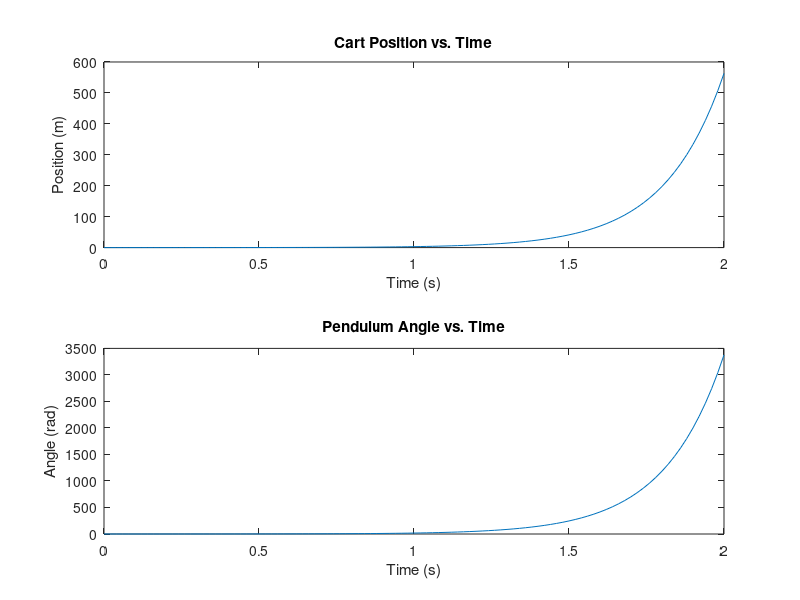
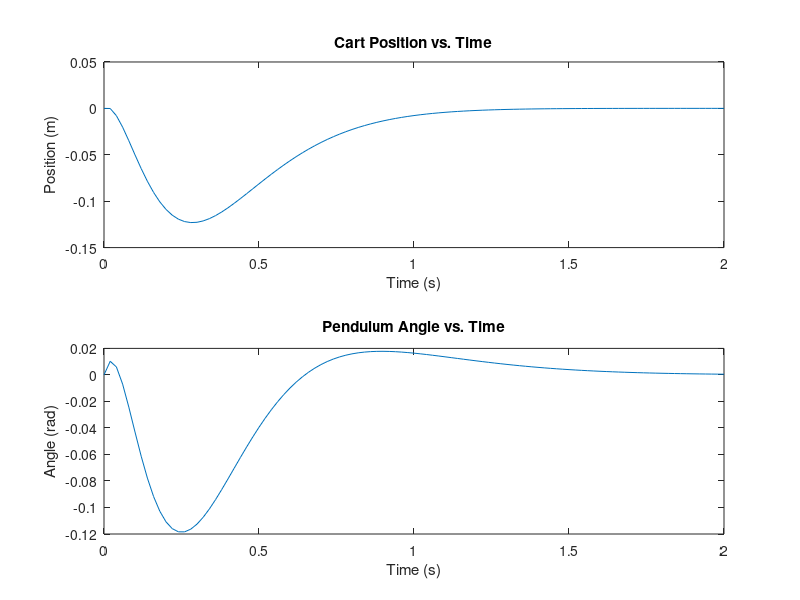

The MATLAB script that drew these images, in order:
%Original code from
% http://ctms.engin.umich.edu/CTMS/index.php?example=InvertedPendulum&section=ControlStateSpace
%
%Modified by: Nathanael Rake

M = 1.0;    %Mass of cart
m = 0.5;    %Mass of pendulum
b = 0.0;    %Damping coefficient
I = 0.006;  %Pendulum moment of inertia
g = 9.8;    %gravity
l = 0.5;    %distance to pendulum center of mass

p = I*(M+m)+M*m*l^2; %denominator for the A and B matrices

%State Space Representation
A = [0      1              0           0;
     0 -(I+m*l^2)*b/p  (m^2*g*l^2)/p   0;
     0      0              0           1;
     0 -(m*l*b)/p       m*g*l*(M+m)/p  0];
B = [     0;
     (I+m*l^2)/p;
          0;
        m*l/p];
C = [1 0 0 0;
     0 0 1 0];
D = [0;
     0];
 
 openLoopSS = ss(A,B,C,D);

%Open loop system poles
%The poles of the system determine its response
openLoopPoles = eig(A);

%Open loop response to initial conditions
ic = [0, 0.25, 0, 1];
tf = 2;
[yOL,tOL,xOL]=initial(openLoopSS,ic,tf);

figure(1);
    subplot(2,1,1);
        plot(tOL,yOL(:,1));
        title('Cart Position vs. Time');
        xlabel('Time (s)');
        ylabel('Position (m)')
    subplot(2,1,2);
        plot(tOL,yOL(:,2));
        title('Pendulum Angle vs. Time');
        xlabel('Time (s)');
        ylabel('Angle (rad)');

%Desired poles (i.e., desired system response)
desiredPoles = [-5,-6,-7,-8];

%Gains required to achieve this response
K = place(A,B,desiredPoles)';

%New state space representation
Anew = A-B*K';
Bnew = [0, 0, 0, 0]';
Cnew = C;
Dnew = D;

closedLoopSS = ss(Anew,Bnew,Cnew,Dnew);

%Closed loop response to initial conditions
[yCL,tCL,xCL]=initial(closedLoopSS,ic,tf);

figure(2);
    subplot(2,1,1);
        plot(tCL,yCL(:,1));
        title('Cart Position vs. Time');
        xlabel('Time (s)');
        ylabel('Position (m)')
    subplot(2,1,2);
        plot(tCL,yCL(:,2));
        title('Pendulum Angle vs. Time');
        xlabel('Time (s)');
        ylabel('Angle (rad)');